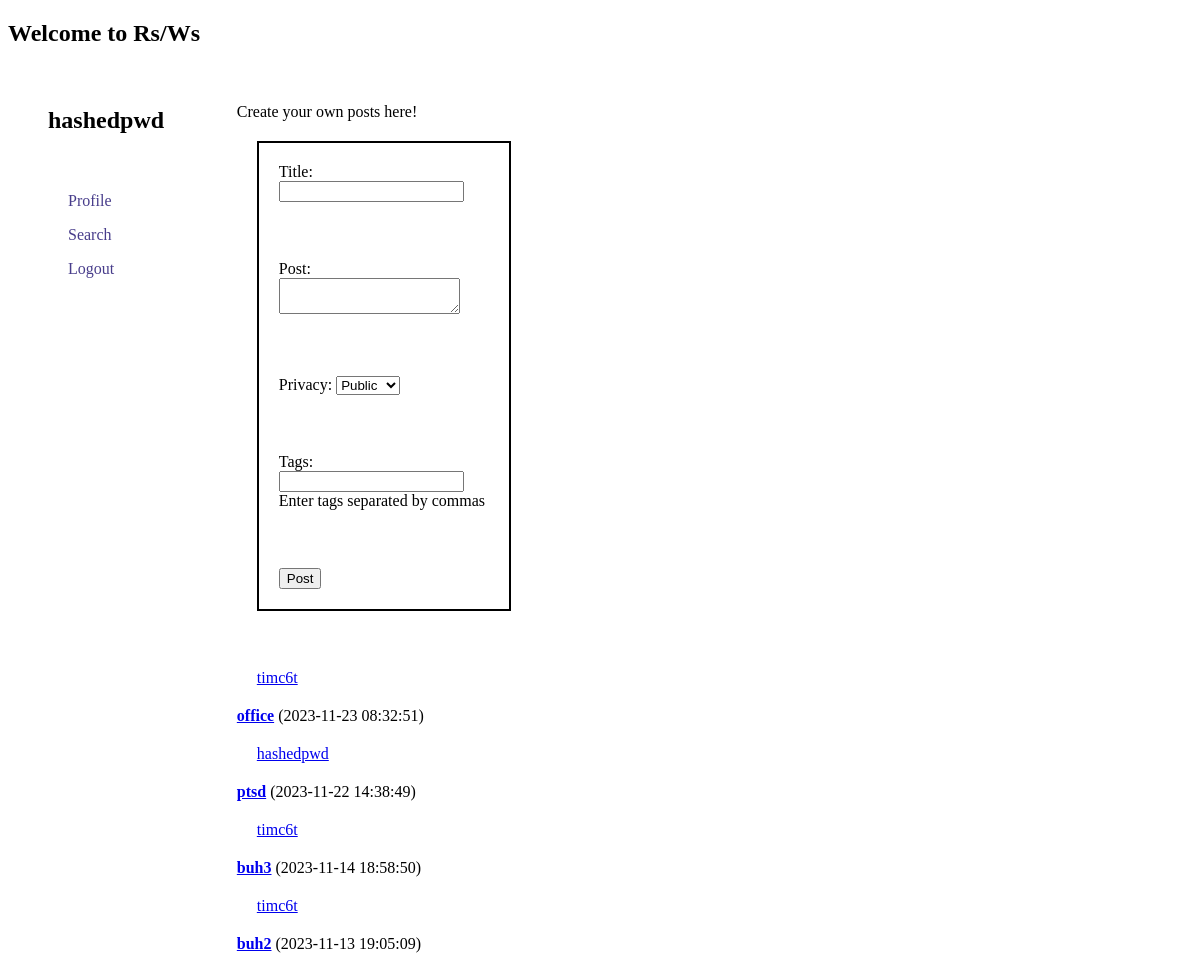
The app's page /dashboard.php (signed in) with its own data.
### tables this page shows
CREATE TABLE `texts` (
  `text_id` int(11) NOT NULL,
  `user_id` int(11) DEFAULT NULL,
  `title` varchar(255) DEFAULT NULL,
  `content` text NOT NULL,
  `is_public` tinyint(1) DEFAULT 1,
  `created_at` timestamp NOT NULL DEFAULT current_timestamp()
);

CREATE TABLE `users` (
  `user_id` int(11) NOT NULL,
  `username` varchar(50) NOT NULL,
  `email` varchar(100) NOT NULL,
  `password` varchar(255) NOT NULL,
  `activation_key` varchar(100) DEFAULT NULL,
  `profile_image` varchar(255) NOT NULL,
  `is_activated` tinyint(1) DEFAULT 0,
  `created_at` timestamp NOT NULL DEFAULT current_timestamp()
);

### dashboard.php (the view, shortened to what this page needs)
<?php
require_once "config.php";
$user_id = $_SESSION["user_id"];
$tags = [];
$sql_user = "SELECT username, profile_image FROM users WHERE user_id = ?";
if ($stmt_user = mysqli_prepare($link, $sql_user)) {
    mysqli_stmt_bind_param($stmt_user,"s", $user_id);
    if (mysqli_stmt_execute($stmt_user)) {
        mysqli_stmt_store_result($stmt_user);
        mysqli_stmt_bind_result($stmt_user, $username, $profile_image);
    } else {
        echo "Error fetching user data: " . mysqli_error($link);
        exit;
    }
} else {
    echo "Error preparing user query: " . mysqli_error($link);
    exit;
}
$sql_posts = "SELECT u.username AS post_user, t.text_id, t.user_id, t.title, t.content, t.created_at
              FROM texts t
              INNER JOIN users u ON t.user_id = u.user_id
              WHERE t.user_id = ? OR t.user_id IN (SELECT following_id FROM follows WHERE follower_id = ?)
              ORDER BY t.created_at DESC";
?>
<!DOCTYPE html>
<html lang="en">
<head>
    <link rel="stylesheet" href="styles.css">
</head>
<body>
    <h2>Welcome to Rs/Ws</h2>
    <div class="body">
        <div id="profile-navbar">
            <?php
                echo "<h2>$username</h2><br>";
            ?>
            <div id="navbar">
                <p><a class="no-line-navbar" href="profile.php">Profile</a></p>
                <p><a class="no-line-navbar" href="search.php">Search</a></p>
                <p><a class="no-line-navbar" href="logout.php">Logout</a></p>
            </div>
        </div>
        <div id="posts-dashboard">
            <p>Create your own posts here!</p>
            <div class=posting>
                <form method="POST" action="upload_text.php">
                    <div>
                        <label for="title">Title:</label>
                        <input type="text" id="title" name="title" required>
                    </div><br>
                    <div>
                        <label for="content">Post:</label><br>
                        <textarea name="content" maxlength="512" required></textarea>
                    </div><br>
                    <div>
                        <label for="is_public">Privacy:</label>
                        <select name="is_public">
                            <option value="public">Public</option>
                        </select>
                    </div><br>
                    <div>
                        <label>Tags:</label>
                        <input type="text" name="tags" value="<?php echo implode(', ', $tags); ?>"><br>
                        <span>Enter tags separated by commas</span>
                    </div><br>
                    <div>
                        <input type="submit" value="Post">
                    </div>
                </form>
            </div>
            <br>
            <p>
                <?php
                    if ($stmt_posts = mysqli_prepare($link, $sql_posts)) {
                        mysqli_stmt_bind_param($stmt_posts,"ss", $user_id, $user_id);
                        if (mysqli_stmt_execute($stmt_posts)) {
                            $result_posts = mysqli_stmt_get_result($stmt_posts);
                            while ($row = mysqli_fetch_assoc($result_posts)) {
                                $post_user_id = $row["user_id"];
                                $text_id = $row["text_id"];
                                $post_user = $row["post_user"];
                                $post_title = $row["title"];
                                $post_creation = $row["created_at"];
                                echo "<p><div class='username_post'><a href='profile.php?username=$post_user'>$post_user</a></div> <strong><a href='posts.php?user_id=$post_user_id&text_id=$text_id'>$post_title</a></strong> ($post_creation)</p>";
                            }
                        } else {
                            echo "Error fetching posts: " . mysqli_error($link);
                        }
                    } else {
                        echo "Error preparing posts query: " . mysqli_error($link);
                    }
                ?>
            </p>
        </div>
    </div>
</body>
</html>

### styles.css (style rules this page uses)
.body { display: flex; justify-content: space-between; margin: 20px; }
.posting { border: 2px solid black; width: 250px; }
textarea { resize: vertical; }
#posts-dashboard { width: 80%; }
#profile-navbar { flex: 1; }
.no-line-navbar { text-decoration: none; color: darkslateblue }
div { margin: 20px; }

### records on screen
texts: user.username "timc6t", title "office", created_at "2023-11-23 08:32:51"
texts: user.username "hashedpwd", title "ptsd", created_at "2023-11-22 14:38:49"
texts: user.username "timc6t", title "buh3", created_at "2023-11-14 18:58:50"
texts: user.username "timc6t", title "buh2", created_at "2023-11-13 19:05:09"

### other values on screen
$username "hashedpwd"
